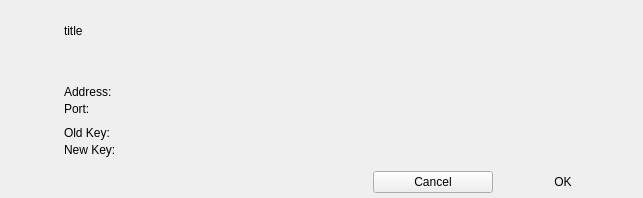
<?xml version="1.0" encoding="UTF-8"?>
<!--

***********************************************************************************
* Copyright (C) 2019 - 2020, BlockSettle AB
* Distributed under the GNU Affero General Public License (AGPL v3)
* See LICENSE or http://www.gnu.org/licenses/agpl.html
*
**********************************************************************************

-->
<ui version="4.0">
 <class>ImportKeyBox</class>
 <widget class="QDialog" name="ImportKeyBox">
  <property name="geometry">
   <rect>
    <x>0</x>
    <y>0</y>
    <width>643</width>
    <height>194</height>
   </rect>
  </property>
  <property name="sizePolicy">
   <sizepolicy hsizetype="Preferred" vsizetype="Minimum">
    <horstretch>0</horstretch>
    <verstretch>0</verstretch>
   </sizepolicy>
  </property>
  <property name="minimumSize">
   <size>
    <width>0</width>
    <height>0</height>
   </size>
  </property>
  <property name="maximumSize">
   <size>
    <width>800</width>
    <height>16777215</height>
   </size>
  </property>
  <property name="windowTitle">
   <string>Info</string>
  </property>
  <layout class="QVBoxLayout" name="verticalLayout">
   <property name="spacing">
    <number>0</number>
   </property>
   <property name="sizeConstraint">
    <enum>QLayout::SetDefaultConstraint</enum>
   </property>
   <property name="leftMargin">
    <number>0</number>
   </property>
   <property name="topMargin">
    <number>0</number>
   </property>
   <property name="rightMargin">
    <number>0</number>
   </property>
   <property name="bottomMargin">
    <number>0</number>
   </property>
   <item>
    <widget class="QWidget" name="verticalWidget" native="true">
     <property name="sizePolicy">
      <sizepolicy hsizetype="Preferred" vsizetype="Minimum">
       <horstretch>0</horstretch>
       <verstretch>0</verstretch>
      </sizepolicy>
     </property>
     <layout class="QGridLayout" name="gridLayout">
      <property name="topMargin">
       <number>9</number>
      </property>
      <property name="bottomMargin">
       <number>0</number>
      </property>
      <property name="horizontalSpacing">
       <number>12</number>
      </property>
      <property name="verticalSpacing">
       <number>3</number>
      </property>
      <item row="0" column="1">
       <widget class="QLabel" name="labelTitle">
        <property name="text">
         <string>title</string>
        </property>
        <property name="wordWrap">
         <bool>true</bool>
        </property>
       </widget>
      </item>
      <item row="0" column="0">
       <widget class="QLabel" name="labelIcon">
        <property name="minimumSize">
         <size>
          <width>43</width>
          <height>43</height>
         </size>
        </property>
        <property name="maximumSize">
         <size>
          <width>43</width>
          <height>43</height>
         </size>
        </property>
        <property name="text">
         <string/>
        </property>
        <property name="pixmap">
         <pixmap resource="armory.qrc">:/resources/notification_info.png</pixmap>
        </property>
        <property name="scaledContents">
         <bool>false</bool>
        </property>
        <property name="alignment">
         <set>Qt::AlignHCenter|Qt::AlignTop</set>
        </property>
       </widget>
      </item>
      <item row="2" column="1">
       <widget class="QWidget" name="widgetValues" native="true">
        <property name="sizePolicy">
         <sizepolicy hsizetype="Minimum" vsizetype="Preferred">
          <horstretch>0</horstretch>
          <verstretch>0</verstretch>
         </sizepolicy>
        </property>
        <property name="minimumSize">
         <size>
          <width>0</width>
          <height>0</height>
         </size>
        </property>
        <layout class="QGridLayout" name="gridLayout_2">
         <property name="sizeConstraint">
          <enum>QLayout::SetMinimumSize</enum>
         </property>
         <property name="leftMargin">
          <number>0</number>
         </property>
         <property name="topMargin">
          <number>0</number>
         </property>
         <property name="rightMargin">
          <number>0</number>
         </property>
         <property name="bottomMargin">
          <number>6</number>
         </property>
         <property name="verticalSpacing">
          <number>0</number>
         </property>
         <item row="6" column="0">
          <widget class="QLabel" name="labelNewKey">
           <property name="sizePolicy">
            <sizepolicy hsizetype="Preferred" vsizetype="Minimum">
             <horstretch>0</horstretch>
             <verstretch>0</verstretch>
            </sizepolicy>
           </property>
           <property name="minimumSize">
            <size>
             <width>0</width>
             <height>0</height>
            </size>
           </property>
           <property name="maximumSize">
            <size>
             <width>60</width>
             <height>22</height>
            </size>
           </property>
           <property name="text">
            <string>New Key:</string>
           </property>
           <property name="textFormat">
            <enum>Qt::AutoText</enum>
           </property>
           <property name="alignment">
            <set>Qt::AlignLeading|Qt::AlignLeft|Qt::AlignTop</set>
           </property>
           <property name="wordWrap">
            <bool>true</bool>
           </property>
           <property name="openExternalLinks">
            <bool>true</bool>
           </property>
          </widget>
         </item>
         <item row="6" column="1" colspan="2">
          <widget class="QLabel" name="labelNewKeyValue">
           <property name="sizePolicy">
            <sizepolicy hsizetype="Preferred" vsizetype="Minimum">
             <horstretch>0</horstretch>
             <verstretch>0</verstretch>
            </sizepolicy>
           </property>
           <property name="minimumSize">
            <size>
             <width>0</width>
             <height>0</height>
            </size>
           </property>
           <property name="maximumSize">
            <size>
             <width>16777215</width>
             <height>22</height>
            </size>
           </property>
           <property name="text">
            <string>&lt;none&gt;</string>
           </property>
           <property name="textFormat">
            <enum>Qt::AutoText</enum>
           </property>
           <property name="alignment">
            <set>Qt::AlignLeading|Qt::AlignLeft|Qt::AlignTop</set>
           </property>
           <property name="wordWrap">
            <bool>true</bool>
           </property>
           <property name="openExternalLinks">
            <bool>true</bool>
           </property>
          </widget>
         </item>
         <item row="4" column="0" colspan="3">
          <spacer name="verticalSpacer_2">
           <property name="orientation">
            <enum>Qt::Vertical</enum>
           </property>
           <property name="sizeType">
            <enum>QSizePolicy::Fixed</enum>
           </property>
           <property name="sizeHint" stdset="0">
            <size>
             <width>20</width>
             <height>6</height>
            </size>
           </property>
          </spacer>
         </item>
         <item row="5" column="1" colspan="2">
          <widget class="QLabel" name="labelOldKeyValue">
           <property name="sizePolicy">
            <sizepolicy hsizetype="Preferred" vsizetype="Minimum">
             <horstretch>0</horstretch>
             <verstretch>0</verstretch>
            </sizepolicy>
           </property>
           <property name="minimumSize">
            <size>
             <width>0</width>
             <height>0</height>
            </size>
           </property>
           <property name="maximumSize">
            <size>
             <width>16777215</width>
             <height>22</height>
            </size>
           </property>
           <property name="text">
            <string>&lt;none&gt;</string>
           </property>
           <property name="textFormat">
            <enum>Qt::AutoText</enum>
           </property>
           <property name="alignment">
            <set>Qt::AlignLeading|Qt::AlignLeft|Qt::AlignTop</set>
           </property>
           <property name="wordWrap">
            <bool>true</bool>
           </property>
           <property name="openExternalLinks">
            <bool>true</bool>
           </property>
          </widget>
         </item>
         <item row="3" column="0">
          <widget class="QLabel" name="labelPort">
           <property name="sizePolicy">
            <sizepolicy hsizetype="Preferred" vsizetype="Minimum">
             <horstretch>0</horstretch>
             <verstretch>0</verstretch>
            </sizepolicy>
           </property>
           <property name="minimumSize">
            <size>
             <width>0</width>
             <height>0</height>
            </size>
           </property>
           <property name="maximumSize">
            <size>
             <width>60</width>
             <height>22</height>
            </size>
           </property>
           <property name="text">
            <string>Port:</string>
           </property>
           <property name="textFormat">
            <enum>Qt::AutoText</enum>
           </property>
           <property name="alignment">
            <set>Qt::AlignLeading|Qt::AlignLeft|Qt::AlignTop</set>
           </property>
           <property name="wordWrap">
            <bool>true</bool>
           </property>
           <property name="openExternalLinks">
            <bool>true</bool>
           </property>
          </widget>
         </item>
         <item row="2" column="1" colspan="2">
          <widget class="QLabel" name="labelAddressValue">
           <property name="sizePolicy">
            <sizepolicy hsizetype="Preferred" vsizetype="Minimum">
             <horstretch>0</horstretch>
             <verstretch>0</verstretch>
            </sizepolicy>
           </property>
           <property name="minimumSize">
            <size>
             <width>0</width>
             <height>0</height>
            </size>
           </property>
           <property name="maximumSize">
            <size>
             <width>16777215</width>
             <height>22</height>
            </size>
           </property>
           <property name="text">
            <string>&lt;unknown&gt;</string>
           </property>
           <property name="textFormat">
            <enum>Qt::AutoText</enum>
           </property>
           <property name="alignment">
            <set>Qt::AlignLeading|Qt::AlignLeft|Qt::AlignTop</set>
           </property>
           <property name="wordWrap">
            <bool>true</bool>
           </property>
           <property name="openExternalLinks">
            <bool>true</bool>
           </property>
          </widget>
         </item>
         <item row="3" column="1" colspan="2">
          <widget class="QLabel" name="labelPortValue">
           <property name="sizePolicy">
            <sizepolicy hsizetype="Preferred" vsizetype="Minimum">
             <horstretch>0</horstretch>
             <verstretch>0</verstretch>
            </sizepolicy>
           </property>
           <property name="minimumSize">
            <size>
             <width>0</width>
             <height>0</height>
            </size>
           </property>
           <property name="maximumSize">
            <size>
             <width>16777215</width>
             <height>22</height>
            </size>
           </property>
           <property name="text">
            <string>&lt;unknown&gt;</string>
           </property>
           <property name="textFormat">
            <enum>Qt::AutoText</enum>
           </property>
           <property name="alignment">
            <set>Qt::AlignLeading|Qt::AlignLeft|Qt::AlignTop</set>
           </property>
           <property name="wordWrap">
            <bool>true</bool>
           </property>
           <property name="openExternalLinks">
            <bool>true</bool>
           </property>
          </widget>
         </item>
         <item row="5" column="0">
          <widget class="QLabel" name="labelOldKey">
           <property name="sizePolicy">
            <sizepolicy hsizetype="Preferred" vsizetype="Minimum">
             <horstretch>0</horstretch>
             <verstretch>0</verstretch>
            </sizepolicy>
           </property>
           <property name="minimumSize">
            <size>
             <width>0</width>
             <height>0</height>
            </size>
           </property>
           <property name="maximumSize">
            <size>
             <width>60</width>
             <height>22</height>
            </size>
           </property>
           <property name="text">
            <string>Old Key:</string>
           </property>
           <property name="textFormat">
            <enum>Qt::AutoText</enum>
           </property>
           <property name="alignment">
            <set>Qt::AlignLeading|Qt::AlignLeft|Qt::AlignTop</set>
           </property>
           <property name="wordWrap">
            <bool>true</bool>
           </property>
           <property name="openExternalLinks">
            <bool>true</bool>
           </property>
          </widget>
         </item>
         <item row="0" column="0" colspan="3">
          <widget class="QLabel" name="labelDescription">
           <property name="sizePolicy">
            <sizepolicy hsizetype="Preferred" vsizetype="Minimum">
             <horstretch>0</horstretch>
             <verstretch>0</verstretch>
            </sizepolicy>
           </property>
           <property name="maximumSize">
            <size>
             <width>16777215</width>
             <height>16777215</height>
            </size>
           </property>
           <property name="text">
            <string/>
           </property>
           <property name="wordWrap">
            <bool>true</bool>
           </property>
          </widget>
         </item>
         <item row="2" column="0">
          <widget class="QLabel" name="labelAddress">
           <property name="sizePolicy">
            <sizepolicy hsizetype="Preferred" vsizetype="Minimum">
             <horstretch>0</horstretch>
             <verstretch>0</verstretch>
            </sizepolicy>
           </property>
           <property name="minimumSize">
            <size>
             <width>0</width>
             <height>0</height>
            </size>
           </property>
           <property name="maximumSize">
            <size>
             <width>60</width>
             <height>22</height>
            </size>
           </property>
           <property name="text">
            <string>Address:</string>
           </property>
           <property name="textFormat">
            <enum>Qt::AutoText</enum>
           </property>
           <property name="alignment">
            <set>Qt::AlignLeading|Qt::AlignLeft|Qt::AlignTop</set>
           </property>
           <property name="wordWrap">
            <bool>true</bool>
           </property>
           <property name="openExternalLinks">
            <bool>true</bool>
           </property>
          </widget>
         </item>
         <item row="1" column="0" colspan="3">
          <spacer name="verticalSpacerDescription">
           <property name="orientation">
            <enum>Qt::Vertical</enum>
           </property>
           <property name="sizeType">
            <enum>QSizePolicy::Fixed</enum>
           </property>
           <property name="sizeHint" stdset="0">
            <size>
             <width>20</width>
             <height>10</height>
            </size>
           </property>
          </spacer>
         </item>
        </layout>
       </widget>
      </item>
      <item row="1" column="0" rowspan="2">
       <widget class="QLabel" name="label">
        <property name="text">
         <string/>
        </property>
       </widget>
      </item>
     </layout>
    </widget>
   </item>
   <item>
    <spacer name="verticalSpacer">
     <property name="orientation">
      <enum>Qt::Vertical</enum>
     </property>
     <property name="sizeType">
      <enum>QSizePolicy::Expanding</enum>
     </property>
     <property name="sizeHint" stdset="0">
      <size>
       <width>0</width>
       <height>0</height>
      </size>
     </property>
    </spacer>
   </item>
   <item>
    <widget class="QWidget" name="widget" native="true">
     <property name="buttonBar" stdset="0">
      <bool>true</bool>
     </property>
     <layout class="QHBoxLayout" name="horizontalLayout">
      <property name="spacing">
       <number>10</number>
      </property>
      <property name="leftMargin">
       <number>20</number>
      </property>
      <property name="topMargin">
       <number>5</number>
      </property>
      <property name="rightMargin">
       <number>20</number>
      </property>
      <property name="bottomMargin">
       <number>5</number>
      </property>
      <item>
       <spacer name="horizontalSpacer">
        <property name="orientation">
         <enum>Qt::Horizontal</enum>
        </property>
        <property name="sizeHint" stdset="0">
         <size>
          <width>40</width>
          <height>20</height>
         </size>
        </property>
       </spacer>
      </item>
      <item>
       <widget class="QPushButton" name="pushButtonCancel">
        <property name="sizePolicy">
         <sizepolicy hsizetype="Minimum" vsizetype="Preferred">
          <horstretch>0</horstretch>
          <verstretch>0</verstretch>
         </sizepolicy>
        </property>
        <property name="minimumSize">
         <size>
          <width>120</width>
          <height>0</height>
         </size>
        </property>
        <property name="maximumSize">
         <size>
          <width>120</width>
          <height>16777215</height>
         </size>
        </property>
        <property name="text">
         <string>Cancel</string>
        </property>
        <property name="autoDefault">
         <bool>false</bool>
        </property>
        <property name="flat">
         <bool>false</bool>
        </property>
       </widget>
      </item>
      <item alignment="Qt::AlignRight">
       <widget class="QPushButton" name="pushButtonOk">
        <property name="sizePolicy">
         <sizepolicy hsizetype="Minimum" vsizetype="Preferred">
          <horstretch>0</horstretch>
          <verstretch>0</verstretch>
         </sizepolicy>
        </property>
        <property name="minimumSize">
         <size>
          <width>120</width>
          <height>0</height>
         </size>
        </property>
        <property name="maximumSize">
         <size>
          <width>120</width>
          <height>16777215</height>
         </size>
        </property>
        <property name="text">
         <string>OK</string>
        </property>
        <property name="default">
         <bool>true</bool>
        </property>
        <property name="flat">
         <bool>true</bool>
        </property>
       </widget>
      </item>
     </layout>
    </widget>
   </item>
  </layout>
 </widget>
 <resources>
  <include location="armory.qrc"/>
  <include location="armory.qrc"/>
 </resources>
 <connections/>
</ui>
